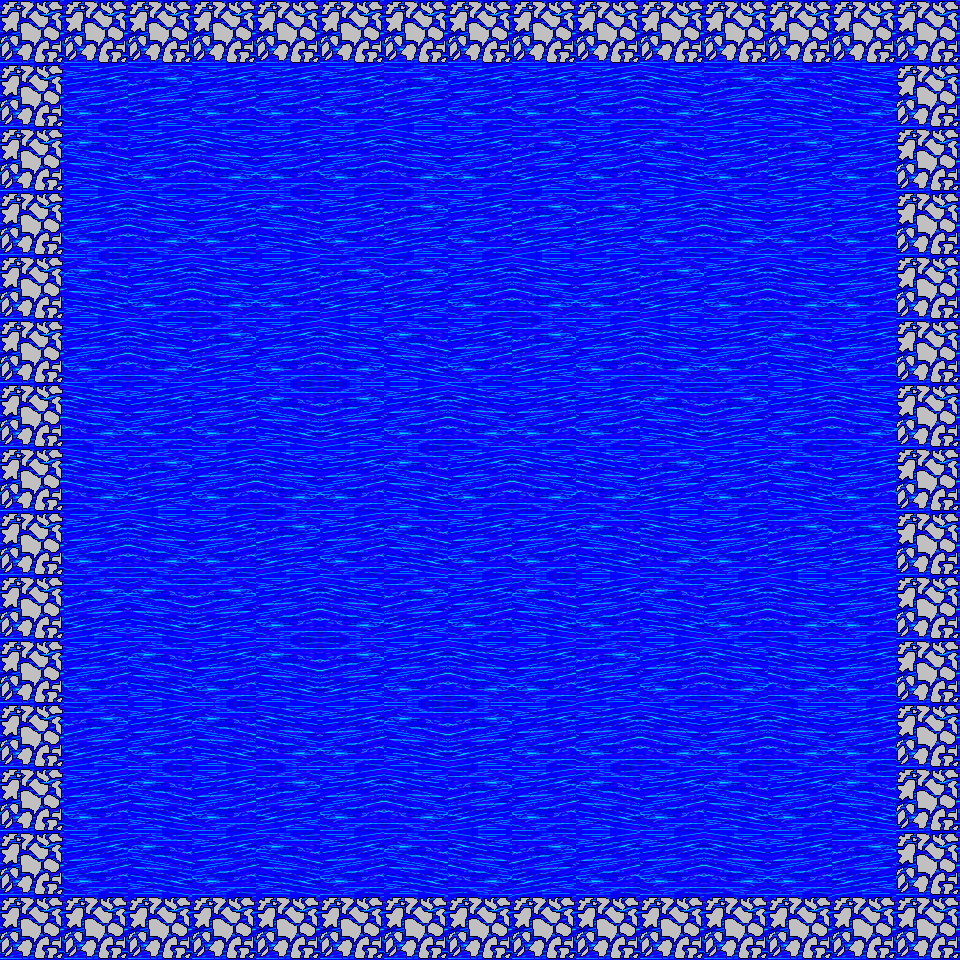

A 2D game scene composited from a Tiled map and its tileset images. What follows is a short description and the map's XML, with every tile layer's data as written:
An orthogonal 15x15 tile map with 64x64 px tiles, 1 tile layer (Tile Layer 1).

<map version="1.10" tiledversion="1.10.2" orientation="orthogonal" renderorder="right-down" width="15" height="15" tilewidth="64" tileheight="64" infinite="0" nextlayerid="2" nextobjectid="1">
 <tileset firstgid="1" name="FloorTiles" tilewidth="64" tileheight="64" tilecount="6" columns="0">
  <grid orientation="orthogonal" width="1" height="1" />
  <tile id="0" properties="barrier">
   <image width="64" height="64" source="tiles/jankyRocks.png" />
  </tile>
  <tile id="1">
   <image width="64" height="64" source="tiles/jankyRocks.png" />
  </tile>
  <tile id="2">
   <image width="64" height="64" source="tiles/jankyWater4.png" />
  </tile>
  <tile id="3">
   <image width="64" height="64" source="tiles/jankyWater3.png" />
  </tile>
  <tile id="4">
   <image width="64" height="64" source="tiles/jankyWater2.png" />
  </tile>
  <tile id="5">
   <image width="64" height="64" source="tiles/jankyWater.png" />
  </tile>
 </tileset>
 <layer id="1" name="Tile Layer 1" width="15" height="15">
  <data encoding="csv">
1,1,1,1,1,1,1,1,1,1,1,1,1,1,1,
1,6,3,6,6,6,3,6,6,6,5,3,4,5,1,
1,4,6,5,6,6,5,6,3,6,4,6,3,6,1,
1,6,5,6,4,6,3,6,3,3,6,5,6,6,1,
1,4,6,5,6,3,3,6,5,6,3,6,5,6,1,
1,6,5,3,6,5,4,6,3,6,5,6,4,6,1,
1,5,6,6,4,3,6,5,6,6,4,3,6,5,1,
1,5,3,6,5,6,4,6,5,5,3,6,4,6,1,
1,6,5,6,3,6,4,6,6,4,5,6,3,3,1,
1,3,4,3,6,5,3,6,4,6,4,6,5,6,1,
1,6,4,6,4,3,6,5,6,3,6,5,5,6,1,
1,3,6,4,5,6,4,3,6,6,5,6,5,6,1,
1,6,4,6,3,6,5,3,6,4,6,4,6,4,1,
1,6,4,6,4,6,4,5,3,6,6,5,6,3,1,
1,1,1,1,1,1,1,1,1,1,1,1,1,1,1
</data>
 </layer>
</map>
